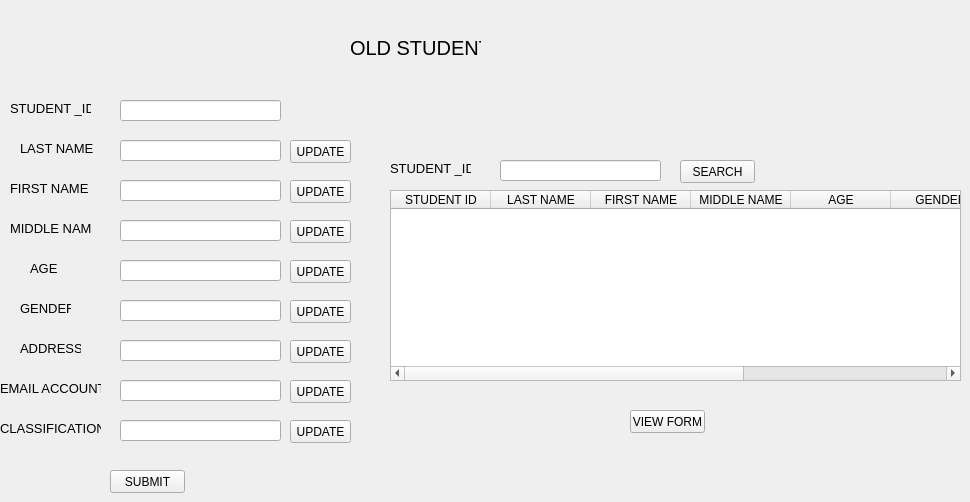
      <widget class="QWidget" name="OLD_STUDENT">
       <widget class="QLabel" name="label_56">
        <property name="geometry">
         <rect>
          <x>30</x>
          <y>260</y>
          <width>41</width>
          <height>16</height>
         </rect>
        </property>
        <property name="font">
         <font>
          <pointsize>10</pointsize>
         </font>
        </property>
        <property name="text">
         <string>AGE</string>
        </property>
       </widget>
       <widget class="QLineEdit" name="lineEdit_45">
        <property name="geometry">
         <rect>
          <x>120</x>
          <y>140</y>
          <width>161</width>
          <height>21</height>
         </rect>
        </property>
       </widget>
       <widget class="QLineEdit" name="lineEdit_46">
        <property name="geometry">
         <rect>
          <x>120</x>
          <y>380</y>
          <width>161</width>
          <height>21</height>
         </rect>
        </property>
       </widget>
       <widget class="QLineEdit" name="lineEdit_47">
        <property name="geometry">
         <rect>
          <x>120</x>
          <y>300</y>
          <width>161</width>
          <height>21</height>
         </rect>
        </property>
       </widget>
       <widget class="QLabel" name="label_57">
        <property name="geometry">
         <rect>
          <x>10</x>
          <y>100</y>
          <width>81</width>
          <height>16</height>
         </rect>
        </property>
        <property name="font">
         <font>
          <pointsize>10</pointsize>
         </font>
        </property>
        <property name="text">
         <string>STUDENT _ID</string>
        </property>
       </widget>
       <widget class="QLabel" name="label_58">
        <property name="geometry">
         <rect>
          <x>10</x>
          <y>220</y>
          <width>81</width>
          <height>16</height>
         </rect>
        </property>
        <property name="font">
         <font>
          <pointsize>10</pointsize>
         </font>
        </property>
        <property name="text">
         <string>MIDDLE NAME</string>
        </property>
       </widget>
       <widget class="QLabel" name="label_59">
        <property name="geometry">
         <rect>
          <x>0</x>
          <y>380</y>
          <width>101</width>
          <height>16</height>
         </rect>
        </property>
        <property name="font">
         <font>
          <pointsize>10</pointsize>
         </font>
        </property>
        <property name="text">
         <string>EMAIL ACCOUNT</string>
        </property>
       </widget>
       <widget class="QLineEdit" name="lineEdit_48">
        <property name="geometry">
         <rect>
          <x>120</x>
          <y>220</y>
          <width>161</width>
          <height>21</height>
         </rect>
        </property>
       </widget>
       <widget class="QPushButton" name="pushButton_42">
        <property name="geometry">
         <rect>
          <x>630</x>
          <y>410</y>
          <width>75</width>
          <height>23</height>
         </rect>
        </property>
        <property name="styleSheet">
         <string notr="true">QPushButton{
	boarder-radius: 5px
}
QPushButton:hover{
	background-color: rgb(181, 181, 181);
}</string>
        </property>
        <property name="text">
         <string>VIEW FORM</string>
        </property>
       </widget>
       <widget class="QLabel" name="label_60">
        <property name="geometry">
         <rect>
          <x>10</x>
          <y>180</y>
          <width>81</width>
          <height>16</height>
         </rect>
        </property>
        <property name="font">
         <font>
          <pointsize>10</pointsize>
         </font>
        </property>
        <property name="text">
         <string>FIRST NAME</string>
        </property>
       </widget>
       <widget class="QLineEdit" name="lineEdit_49">
        <property name="geometry">
         <rect>
          <x>120</x>
          <y>100</y>
          <width>161</width>
          <height>21</height>
         </rect>
        </property>
       </widget>
       <widget class="QPushButton" name="pushButton_43">
        <property name="geometry">
         <rect>
          <x>110</x>
          <y>470</y>
          <width>75</width>
          <height>23</height>
         </rect>
        </property>
        <property name="styleSheet">
         <string notr="true">QPushButton{
	boarder-radius: 5px
}
QPushButton:hover{
	background-color: rgb(181, 181, 181);
}</string>
        </property>
        <property name="text">
         <string>SUBMIT</string>
        </property>
       </widget>
       <widget class="QLabel" name="label_61">
        <property name="geometry">
         <rect>
          <x>20</x>
          <y>300</y>
          <width>51</width>
          <height>16</height>
         </rect>
        </property>
        <property name="font">
         <font>
          <pointsize>10</pointsize>
         </font>
        </property>
        <property name="text">
         <string>GENDER</string>
        </property>
       </widget>
       <widget class="QLineEdit" name="lineEdit_50">
        <property name="geometry">
         <rect>
          <x>120</x>
          <y>420</y>
          <width>161</width>
          <height>21</height>
         </rect>
        </property>
       </widget>
       <widget class="QTableWidget" name="tableWidget_10">
        <property name="geometry">
         <rect>
          <x>390</x>
          <y>190</y>
          <width>571</width>
          <height>191</height>
         </rect>
        </property>
        <column>
         <property name="text">
          <string>STUDENT ID</string>
         </property>
        </column>
        <column>
         <property name="text">
          <string>LAST NAME</string>
         </property>
        </column>
        <column>
         <property name="text">
          <string>FIRST NAME</string>
         </property>
        </column>
        <column>
         <property name="text">
          <string>MIDDLE NAME</string>
         </property>
        </column>
        <column>
         <property name="text">
          <string>AGE</string>
         </property>
        </column>
        <column>
         <property name="text">
          <string>GENDER</string>
         </property>
        </column>
        <column>
         <property name="text">
          <string>ADDRESS</string>
         </property>
        </column>
        <column>
         <property name="text">
          <string>CLASSIFICATION</string>
         </property>
        </column>
       </widget>
       <widget class="QLabel" name="label_62">
        <property name="geometry">
         <rect>
          <x>20</x>
          <y>140</y>
          <width>81</width>
          <height>16</height>
         </rect>
        </property>
        <property name="font">
         <font>
          <pointsize>10</pointsize>
         </font>
        </property>
        <property name="text">
         <string>LAST NAME</string>
        </property>
       </widget>
       <widget class="QLabel" name="label_63">
        <property name="geometry">
         <rect>
          <x>0</x>
          <y>420</y>
          <width>101</width>
          <height>16</height>
         </rect>
        </property>
        <property name="font">
         <font>
          <pointsize>10</pointsize>
         </font>
        </property>
        <property name="text">
         <string>CLASSIFICATION</string>
        </property>
       </widget>
       <widget class="QLabel" name="label_64">
        <property name="geometry">
         <rect>
          <x>20</x>
          <y>340</y>
          <width>61</width>
          <height>16</height>
         </rect>
        </property>
        <property name="font">
         <font>
          <pointsize>10</pointsize>
         </font>
        </property>
        <property name="text">
         <string>ADDRESS</string>
        </property>
       </widget>
       <widget class="QLineEdit" name="lineEdit_51">
        <property name="geometry">
         <rect>
          <x>120</x>
          <y>180</y>
          <width>161</width>
          <height>21</height>
         </rect>
        </property>
       </widget>
       <widget class="QLineEdit" name="lineEdit_52">
        <property name="geometry">
         <rect>
          <x>120</x>
          <y>340</y>
          <width>161</width>
          <height>21</height>
         </rect>
        </property>
       </widget>
       <widget class="QLineEdit" name="lineEdit_53">
        <property name="geometry">
         <rect>
          <x>120</x>
          <y>260</y>
          <width>161</width>
          <height>21</height>
         </rect>
        </property>
       </widget>
       <widget class="QPushButton" name="pushButton_44">
        <property name="geometry">
         <rect>
          <x>290</x>
          <y>140</y>
          <width>61</width>
          <height>23</height>
         </rect>
        </property>
        <property name="styleSheet">
         <string notr="true">QPushButton{
	boarder-radius: 5px
}
QPushButton:hover{
	background-color: rgb(181, 181, 181);
}</string>
        </property>
        <property name="text">
         <string>UPDATE</string>
        </property>
       </widget>
       <widget class="QPushButton" name="pushButton_45">
        <property name="geometry">
         <rect>
          <x>290</x>
          <y>180</y>
          <width>61</width>
          <height>23</height>
         </rect>
        </property>
        <property name="styleSheet">
         <string notr="true">QPushButton{
	boarder-radius: 5px
}
QPushButton:hover{
	background-color: rgb(181, 181, 181);
}</string>
        </property>
        <property name="text">
         <string>UPDATE</string>
        </property>
       </widget>
       <widget class="QPushButton" name="pushButton_46">
        <property name="geometry">
         <rect>
          <x>290</x>
          <y>220</y>
          <width>61</width>
          <height>23</height>
         </rect>
        </property>
        <property name="styleSheet">
         <string notr="true">QPushButton{
	boarder-radius: 5px
}
QPushButton:hover{
	background-color: rgb(181, 181, 181);
}</string>
        </property>
        <property name="text">
         <string>UPDATE</string>
        </property>
       </widget>
       <widget class="QPushButton" name="pushButton_47">
        <property name="geometry">
         <rect>
          <x>290</x>
          <y>260</y>
          <width>61</width>
          <height>23</height>
         </rect>
        </property>
        <property name="styleSheet">
         <string notr="true">QPushButton{
	boarder-radius: 5px
}
QPushButton:hover{
	background-color: rgb(181, 181, 181);
}</string>
        </property>
        <property name="text">
         <string>UPDATE</string>
        </property>
       </widget>
       <widget class="QPushButton" name="pushButton_48">
        <property name="geometry">
         <rect>
          <x>290</x>
          <y>300</y>
          <width>61</width>
          <height>23</height>
         </rect>
        </property>
        <property name="styleSheet">
         <string notr="true">QPushButton{
	boarder-radius: 5px
}
QPushButton:hover{
	background-color: rgb(181, 181, 181);
}</string>
        </property>
        <property name="text">
         <string>UPDATE</string>
        </property>
       </widget>
       <widget class="QPushButton" name="pushButton_49">
        <property name="geometry">
         <rect>
          <x>290</x>
          <y>340</y>
          <width>61</width>
          <height>23</height>
         </rect>
        </property>
        <property name="styleSheet">
         <string notr="true"/>
        </property>
        <property name="text">
         <string>UPDATE</string>
        </property>
       </widget>
       <widget class="QPushButton" name="pushButton_50">
        <property name="geometry">
         <rect>
          <x>290</x>
          <y>380</y>
          <width>61</width>
          <height>23</height>
         </rect>
        </property>
        <property name="styleSheet">
         <string notr="true">QPushButton{
	boarder-radius: 5px
}
QPushButton:hover{
	background-color: rgb(181, 181, 181);
}</string>
        </property>
        <property name="text">
         <string>UPDATE</string>
        </property>
       </widget>
       <widget class="QPushButton" name="pushButton_51">
        <property name="geometry">
         <rect>
          <x>290</x>
          <y>420</y>
          <width>61</width>
          <height>23</height>
         </rect>
        </property>
        <property name="styleSheet">
         <string notr="true">QPushButton{
	boarder-radius: 5px
}
QPushButton:hover{
	background-color: rgb(181, 181, 181);
}</string>
        </property>
        <property name="text">
         <string>UPDATE</string>
        </property>
       </widget>
       <widget class="QLabel" name="label_76">
        <property name="geometry">
         <rect>
          <x>350</x>
          <y>40</y>
          <width>131</width>
          <height>16</height>
         </rect>
        </property>
        <property name="font">
         <font>
          <pointsize>15</pointsize>
         </font>
        </property>
        <property name="text">
         <string>OLD STUDENT</string>
        </property>
       </widget>
       <widget class="QLabel" name="label_162">
        <property name="geometry">
         <rect>
          <x>390</x>
          <y>160</y>
          <width>81</width>
          <height>16</height>
         </rect>
        </property>
        <property name="font">
         <font>
          <pointsize>10</pointsize>
         </font>
        </property>
        <property name="text">
         <string>STUDENT _ID</string>
        </property>
       </widget>
       <widget class="QLineEdit" name="lineEdit_135">
        <property name="geometry">
         <rect>
          <x>500</x>
          <y>160</y>
          <width>161</width>
          <height>21</height>
         </rect>
        </property>
       </widget>
       <widget class="QPushButton" name="pushButton_160">
        <property name="geometry">
         <rect>
          <x>680</x>
          <y>160</y>
          <width>75</width>
          <height>23</height>
         </rect>
        </property>
        <property name="styleSheet">
         <string notr="true">QPushButton{
	boarder-radius: 5px
}
QPushButton:hover{
	background-color: rgb(181, 181, 181);
}</string>
        </property>
        <property name="text">
         <string>SEARCH</string>
        </property>
       </widget>
      </widget>
